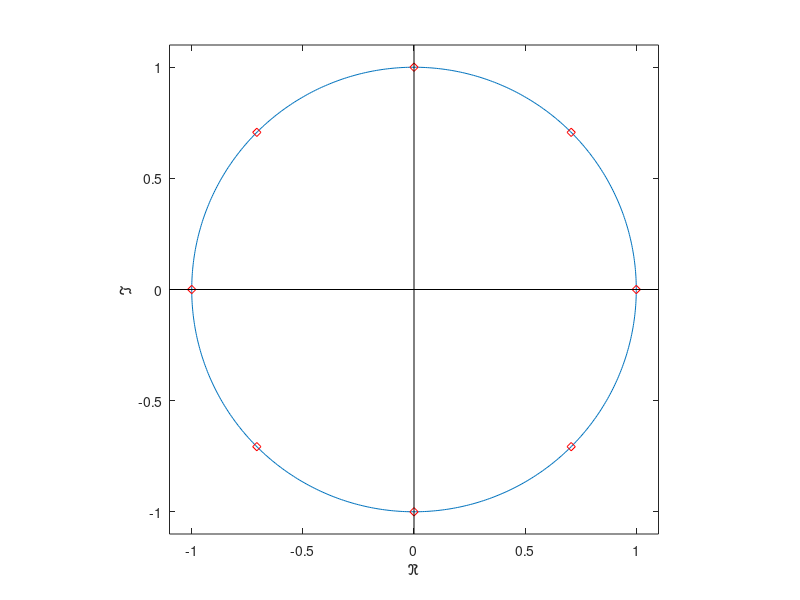

Reproduce this figure in MATLAB.
% Example 13.8 -- Figure 13.6 : exp(ix) and roots of unity
clear all
theta = 0:.01:2*pi;
eix = exp(i*theta);
roots = exp(i*2*pi/8*[0:1:7]);

figure(1)
clf
plot(real(eix),imag(eix),real(roots),imag(roots),'rd');
hold on
xax = [-1.1 1.1]; yax = [0 0];
plot (xax,yax,'k',yax,xax,'k')
xlabel('\Re')
ylabel('\Im')


axis equal
axis ([-1.1 1.1 -1.1 1.1])


